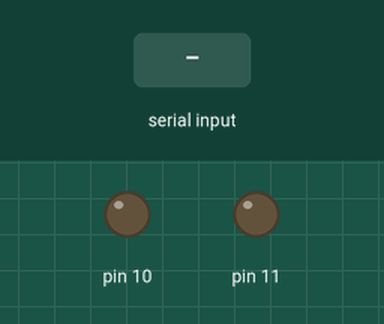
Simulated run of this sketch. Board: Arduino Uno, built with avr-gcc and run on an emulated ATmega328P. Shown: output pins drawn as LEDs (lit = HIGH). The inputs (shaded band) are chosen by the test bench.

Above: at 1.2 s.
1.3 s: "2" received over the second serial link
At 1.6 s:
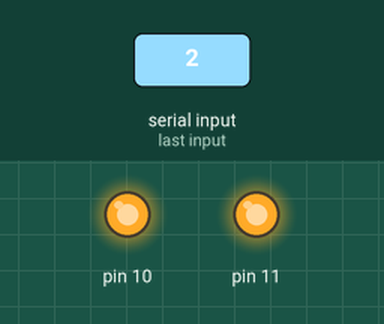
2.8 s: "3" received over the second serial link
At 3.9 s:
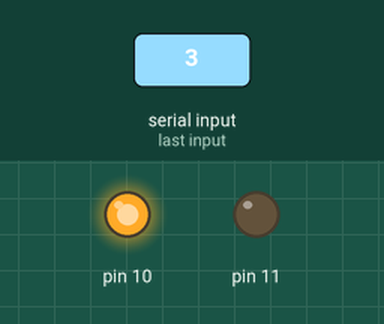
4.3 s: "4" received over the second serial link
At 5.0 s:
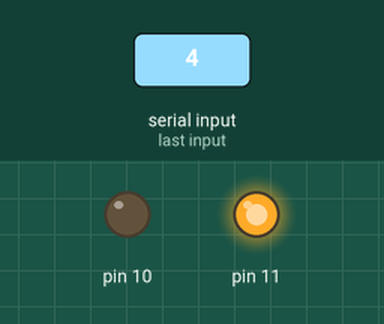
5.8 s: "5" received over the second serial link
At 6.2 s:
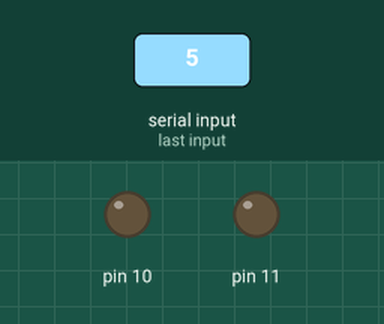
Timing chart, 0 to 8.3 s (numbered marks = the images above; inputs shaded):
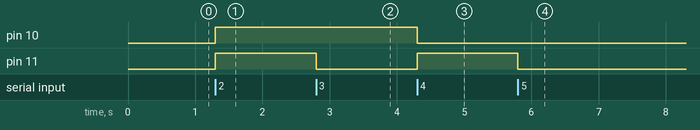

Measured:
- after the input at 1.3 s, pin 10, pin 11: LOW → HIGH at once
- after the input at 2.8 s, pin 11: HIGH → LOW at once
- after the input at 4.3 s, pin 10: HIGH → LOW at once; pin 11: LOW → HIGH at once
- after the input at 5.8 s, pin 11: HIGH → LOW at once

The sketch:

runTheMotors.ino
```cpp
#include <SoftwareSerial.h>
SoftwareSerial HC05(12, 13); //HC06-TX Pin 10, HC06-RX to Arduino Pin 11


void setup() {
  HC05.begin(9600); //Baudrate 9600 , Choose your own baudrate
//  pinMode(8, OUTPUT);
//  pinMode(9, OUTPUT);
  pinMode(10, OUTPUT);
  pinMode(11, OUTPUT);

}

void loop() {

  if(HC05.available() > 0) //When HC06 receive something
  {
    char receive = HC05.read(); //Read from Serial Communication
//    if(receive == '0')
//    {
//      digitalWrite(8, HIGH);
//      digitalWrite(9, HIGH);
//      digitalWrite(10, LOW);
//      digitalWrite(11, LOW);
//    }
    //forward
    if(receive == '2')
    {

      digitalWrite(10, HIGH);
      digitalWrite(11, HIGH);
    }
    //left
    else if( receive == '3')
    {

      digitalWrite(10, HIGH);
      digitalWrite(11, LOW);
    }
    //right
    else if( receive == '4')
    {

      digitalWrite(10, LOW);
      digitalWrite(11, HIGH);
    }
    //stop65
    else if( receive == '5')
    {

      digitalWrite(10, LOW);
      digitalWrite(11, LOW);
    }
    else{

    }


  }

}
```
